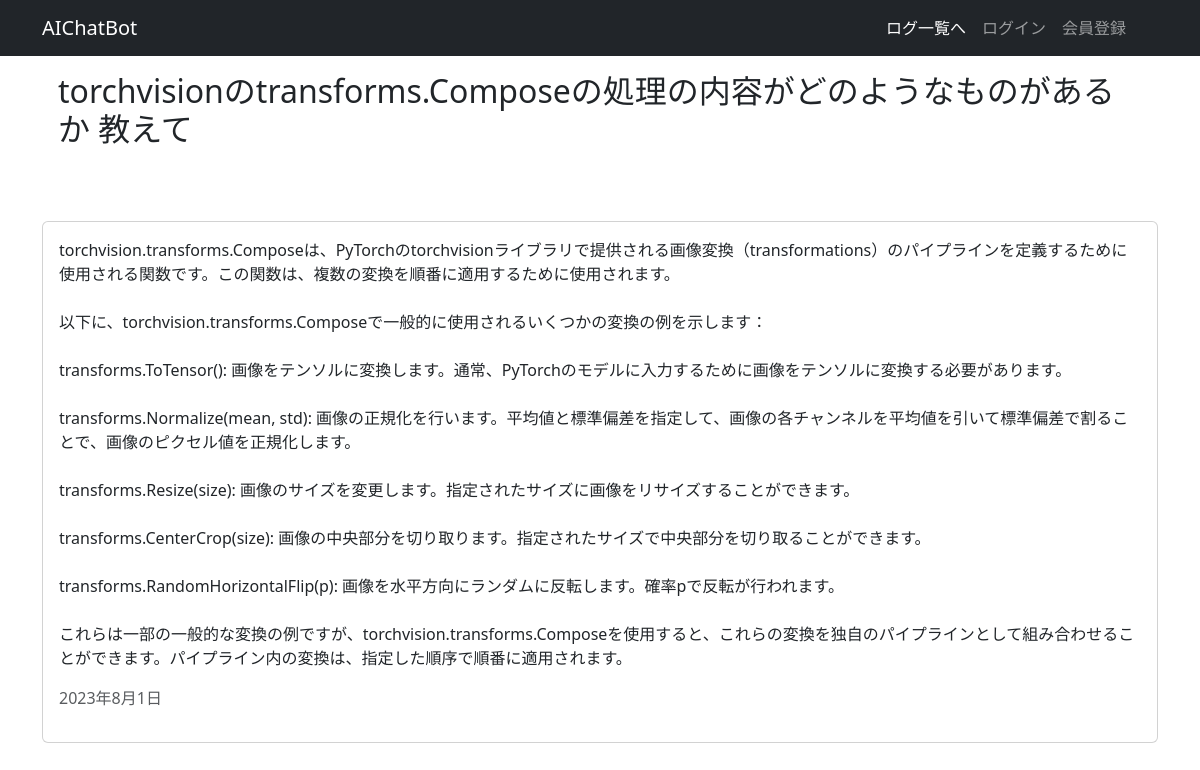
/log/2/, run on the app's committed database.
### ai_chatbot/models.py (models this page shows, shortened)
class Log(models.Model):
    user_name = models.CharField('ユーザー名', max_length=30, null=True)
    title = models.CharField('質問のタイトル', max_length=100)
    text = models.TextField('内容', null=True)
    date = models.DateField('作成日時')
    is_checked = models.BooleanField(default=False)

### ai_chatbot/views.py (the view)
# urls.py: path('log/<int:pk>/', LogDetailView.as_view(), name='log-detail'),
class LogDetailView(DetailView):
    model = Log
    template_name = 'ai_chatbot/log_detail.html'

### ai_chatbot/templates/ai_chatbot/log_detail.html (shortened to what this page needs)
{% extends 'base.html' %}
{% block header %}
<div class="p-3 mb-5">
    <h2>{{ log.title }}</h2>
</div>
{% endblock header %}
{% block content %}
    <div class="card mb-5">
        <div class="card-body">
                <p>{{ log.text | linebreaksbr }}</p>
                <p class="text-muted">{{ log.date }}</p>
        </div>
    </div>
{% endblock content %}

### data on the page
Log: title "torchvisionのtransforms.Composeの処理の内容がどのようなものがあるか 教えて", text "torchvision.transforms.Composeは、PyTorchのtorchvisionライブラリで提供される画像変換（transformations）のパイプラインを定義するために使用される関数です。この関数は、複数の変換を順番に適用するために使用されます。 以下に、torchvision.transforms.Composeで一般的に使用されるいくつかの変換の例を示します： transforms.ToTensor(): 画像をテンソルに変換します。通常、PyTorchのモデルに入力するために画像をテンソルに変換する必要があります。 transforms.Normalize(mean, std): 画像の正規化を行います。平均値と標準偏差を指定して、画像の各チャンネルを平均値を引いて標準偏差で割ることで、画像のピクセル値を正規化します。 transforms.Resize(size): 画像のサイズを変更します。指定されたサイズに画像をリサイズすることができます。 transforms.CenterCrop(size): 画像の中央部分を切り取ります。指定されたサイズで中央部分を切り取ることができます。 transforms.RandomHorizontalFlip(p): 画像を水平方向にランダムに反転します。確率pで反転が行われます。…", date "2023年8月1日"
